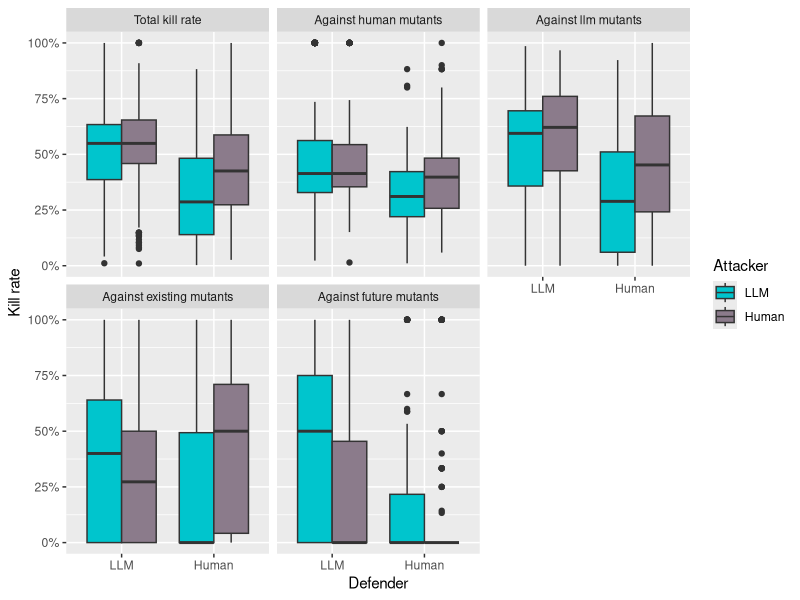
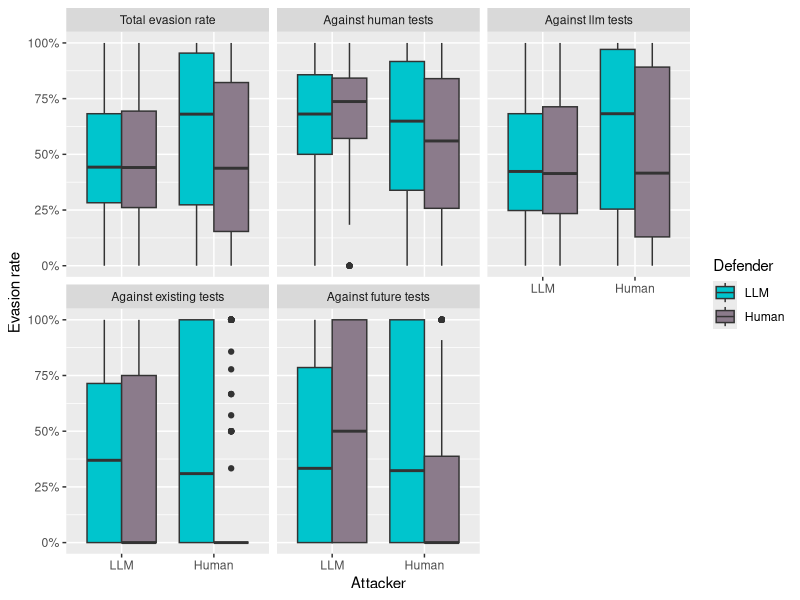
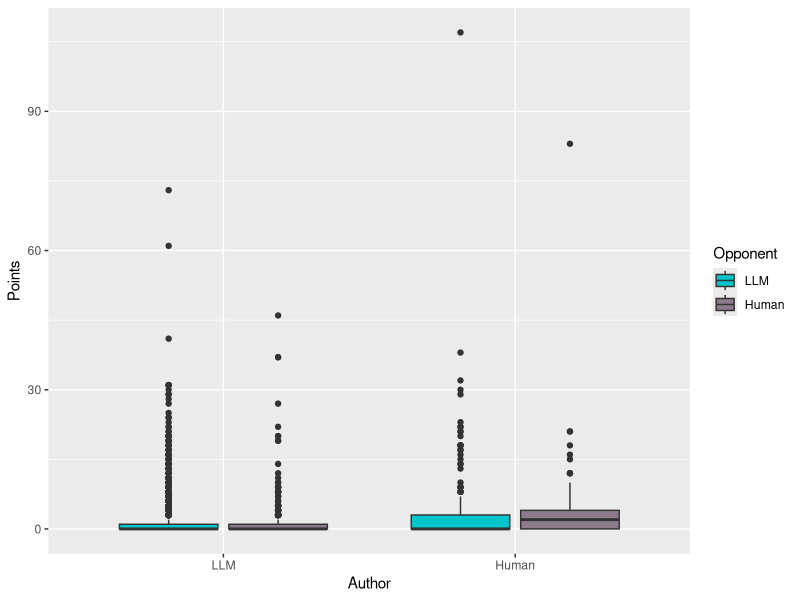
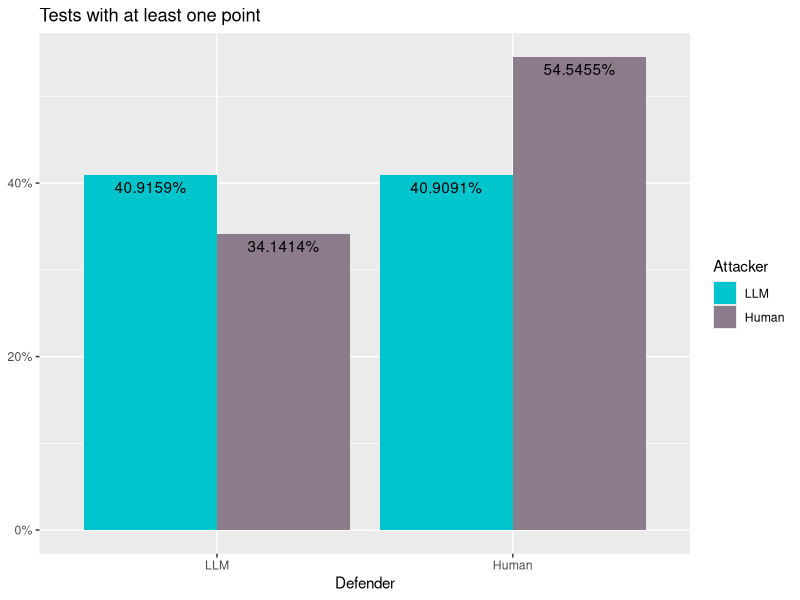
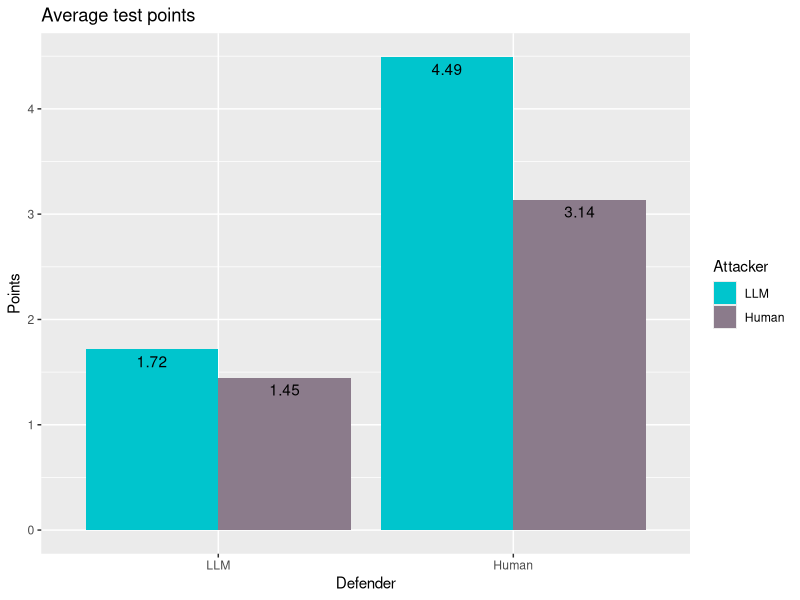
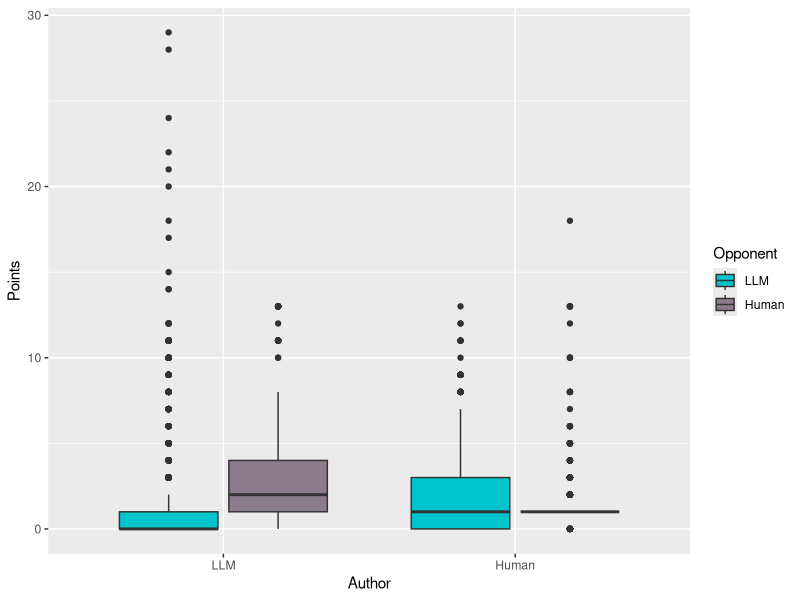
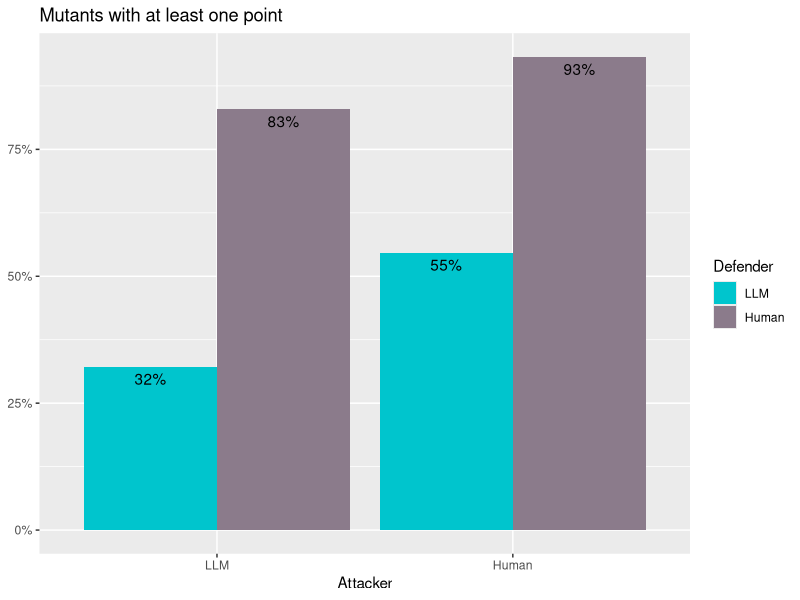
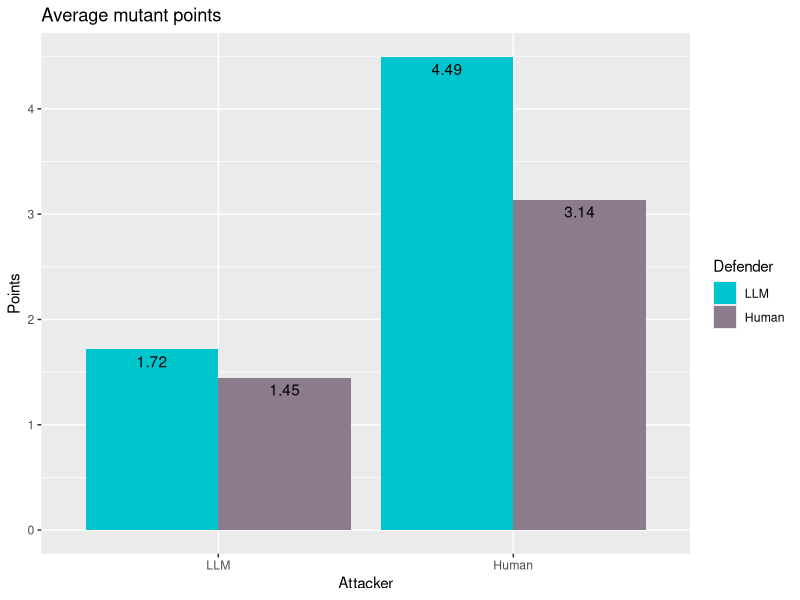

Source code (R) for these figures, in order:
## ---- chunk 1
knitr::opts_chunk$set(echo = F)
## ---- chunk 2
library(ggplot2)
library(dplyr)
library(viridisLite)
library(tidyr)
library(scales)
getwd()
detach.dfs <- function() {
  for (p in search()) {
    if (grepl("tests|mutants", p)) {
      detach(p, character.only = TRUE)
    }
  }
}

colors.opinion <- c("red", "orange", "grey", "cyan", "blue")
colors.actor <- c("turquoise3", "thistle4")
colors.quality <- c("#458B00", "darkgoldenrod3", "#8B1C62", "red4")

interpretation.opponent_opinion_human_or_ai <- as.factor(c(
  "Definitely human",
  "Probably human",
  "Don't know",
  "Probably ai",
  "Definitely ai"
))

levels.degree <- c(
  "Bachelor Informatik", 
  "Bachelor Internet Computing", 
  "Lehramt Informatik",
  "Artificial Intelligence")
levels.cut <- c(
  "ByteVector",
  "CharRange"
)

common_variables <- function(.data) {
  mutate(
    .data,
    llm_or_human = factor(llm_or_human, levels = c("LLM", "Human")),
    opponent_llm_or_human = factor(opponent_llm_or_human, levels = c("LLM", "Human")),
    cut = factor(cut, levels = levels.cut),
    author_degree = factor(author_degree, levels = levels.degree),
    opponent_degree = factor(opponent_degree, levels = levels.degree),
    experiment_round = factor(experiment_round),
    author_opinion_judged_programming_skill = factor(author_opinion_judged_programming_skill),
    author_opinion_judged_original = factor(author_opinion_judged_original),
    author_opinion_challenged = factor(author_opinion_challenged),
    author_opinion_fun = factor(author_opinion_fun),
    author_opinion_human_or_ai = factor(author_opinion_human_or_ai),
    opponent_opinion_judged_programming_skill = factor(opponent_opinion_judged_programming_skill),
    opponent_opinion_judged_original = factor(opponent_opinion_judged_original),
    opponent_opinion_challenged = factor(opponent_opinion_challenged),
    opponent_opinion_fun = factor(opponent_opinion_fun),
    opponent_opinion_human_or_ai = factor(opponent_opinion_human_or_ai),
  )
}
## ---- chunk 3
tests <- read.csv("test_data.csv") |>
  common_variables() |>
  mutate(
    is_equivalence_test = is_equivalence_test == "YES",
    kill_rate = (human_mutants_killed + llm_mutants_killed) / (human_mutants_killed + human_mutants_ignored + llm_mutants_killed + llm_mutants_ignored) |>
      replace_na(0),
    human_kill_rate = (human_mutants_killed / (human_mutants_killed + human_mutants_ignored)) |>
      replace_na(0),
    llm_kill_rate = (llm_mutants_killed / (llm_mutants_killed + llm_mutants_ignored)) |>
      replace_na(0),
    existing_kill_rate = (existing_mutants_killed / (existing_mutants_killed + existing_mutants_ignored)) |>
      replace_na(0),
    future_kill_rate = (future_mutants_killed / (future_mutants_killed + future_mutants_ignored)) |>
      replace_na(0),
  )

mutants <- read.csv("mutant_data.csv") |>
  common_variables() |>
  mutate(
    stillborn = stillborn == "YES",
    survived = survived == "YES",
    declared_equivalent = declared_equivalent == "YES",
    has_been_killed = human_tests_killed_by + llm_tests_killed_by > 0,
    
    evasion_rate = (human_tests_survived + llm_tests_survived) / (human_tests_survived + human_tests_killed_by + llm_tests_survived + llm_tests_killed_by) |>
      replace_na(0),
    human_evasion_rate = (human_tests_survived / (human_tests_survived + human_tests_killed_by)) |>
      replace_na(0),
    llm_evasion_rate = (llm_tests_survived / (llm_tests_survived + llm_tests_killed_by)) |>
      replace_na(0),
    existing_evasion_rate = (existing_tests_survived / (existing_tests_survived + existing_tests_killed_by)) |>
      replace_na(0),
    future_evasion_rate = (future_tests_survived / (future_tests_survived + future_tests_killed_by)) |>
      replace_na(0),
  )
  
number_of_test_games <- tests[!tests$is_equivalence_test,] |>
  group_by(
    llm_or_human,
  ) |>
  summarise(
    n = n_distinct(game_id)
  )
number_of_mutant_games <- mutants |>
  group_by(
    llm_or_human,
  ) |>
  summarise(
    n = n_distinct(game_id)
  )

deftests <- tests |> filter(!is_equivalence_test)
## ---- chunk 4

deftests |>
  pivot_longer(
    cols = c(kill_rate, llm_kill_rate, human_kill_rate, existing_kill_rate, future_kill_rate),
    names_to = "kill_rate_type",
    values_to = "kill_rate_value"
  ) |>
  mutate(kill_rate_type = factor(kill_rate_type, 
                                 levels = c(
                                   "kill_rate", 
                                   "human_kill_rate", 
                                   "llm_kill_rate", 
                                   "existing_kill_rate",
                                   "future_kill_rate"),
                                 labels = c(
                                   "Total kill rate",
                                   "Against human mutants",
                                   "Against llm mutants",
                                   "Against existing mutants",
                                   "Against future mutants"
                                 ))) |>
  ggplot(aes(x = llm_or_human, y = kill_rate_value, fill = opponent_llm_or_human)) + 
    geom_boxplot(position = "dodge") + 
    xlab("Defender") +
    scale_y_continuous(name = "Kill rate", labels = percent) + 
    scale_fill_manual(name = "Attacker", values = colors.actor) +
    facet_wrap( ~ kill_rate_type)
## ---- chunk 5
mutants |>
  pivot_longer(
    cols = c(evasion_rate, llm_evasion_rate, human_evasion_rate, existing_evasion_rate, future_evasion_rate),
    names_to = "evasion_rate_type",
    values_to = "evasion_rate_value"
  ) |>
  mutate(evasion_rate_type = factor(evasion_rate_type, 
                                 levels = c(
                                   "evasion_rate", 
                                   "human_evasion_rate", 
                                   "llm_evasion_rate", 
                                   "existing_evasion_rate",
                                   "future_evasion_rate"),
                                 labels = c(
                                   "Total evasion rate",
                                   "Against human tests",
                                   "Against llm tests",
                                   "Against existing tests",
                                   "Against future tests"
                                 ))) |>
  ggplot(aes(x = llm_or_human, y = evasion_rate_value, fill = opponent_llm_or_human)) + 
    geom_boxplot(position = "dodge") + 
    xlab("Attacker") +
    scale_y_continuous(name = "Evasion rate", labels = percent) + 
    scale_fill_manual(name = "Defender", values = colors.actor) +
    facet_wrap( ~ evasion_rate_type)
## ---- chunk 6
point_boxplot <- function(.data, author = "Author", opponent = "Opponent") {
  .data |>
    ggplot(aes(x = llm_or_human, y = points, fill = opponent_llm_or_human)) + 
    geom_boxplot() +
    scale_fill_manual(values = colors.actor, name = opponent) +
    xlab(author) +
    ylab("Points")
}

deftests |>
  point_boxplot()
## ---- chunk 7
deftests |>
  mutate(has_points = points > 0) |>
  group_by(llm_or_human, opponent_llm_or_human) |>
  summarise(has_points = mean(has_points)) |>
  ggplot(aes(y = has_points, x = llm_or_human, fill = opponent_llm_or_human)) +
  geom_col(position = "dodge") +
  geom_text(aes(label = percent(after_stat(y))), vjust = 1.5, position = position_dodge(0.9)) +
  scale_fill_manual(values = colors.actor, name = "Attacker") +
  scale_y_continuous(labels = percent, name = NULL)+ 
  xlab("Defender") +
  ggtitle("Tests with at least one point")
## ---- chunk 8
deftests |>
  group_by(llm_or_human, opponent_llm_or_human) |>
  summarise(mean_points = mean(points)) |>
  ggplot(aes(x = llm_or_human, y = mean_points, fill = opponent_llm_or_human)) +
  geom_col(position = "dodge") +
  geom_text(
    aes(label = mean_points |> round(2)), 
    position = position_dodge(0.9),
    vjust = 1.5
    ) +
  xlab("Defender") +
  ylab("Points") +
  ggtitle("Average test points") + 
  scale_fill_manual(name = "Attacker", values = colors.actor)
## ---- chunk 9
mutants |>
  point_boxplot()
## ---- chunk 10
mutants |>
  mutate(has_points = points > 0) |>
  group_by(llm_or_human, opponent_llm_or_human) |>
  summarise(has_points = mean(has_points)) |>
  ggplot(aes(y = has_points, x = llm_or_human, fill = opponent_llm_or_human)) +
  geom_col(position = "dodge") +
  geom_text(aes(label = percent(after_stat(y))), vjust = 1.5, position = position_dodge(0.9)) +
  scale_fill_manual(values = colors.actor, name = "Defender") +
  scale_y_continuous(labels = percent, name = NULL)+ 
  xlab("Attacker") +
  ggtitle("Mutants with at least one point")
## ---- chunk 11
deftests |>
  group_by(llm_or_human, opponent_llm_or_human) |>
  summarise(mean_points = mean(points)) |>
  ggplot(aes(x = llm_or_human, y = mean_points, fill = opponent_llm_or_human)) +
  geom_col(position = "dodge") +
  geom_text(
    aes(label = mean_points |> round(2)), 
    position = position_dodge(0.9),
    vjust = 1.5
    ) +
  xlab("Attacker") +
  ylab("Points") +
  ggtitle("Average mutant points") + 
  scale_fill_manual(name = "Defender", values = colors.actor)
## ---- chunk 12
deftests |> 
  mutate(
    point_ntil = ntile(points, n = 10)
  ) |>
  group_by(point_ntil) |>
  ggplot(aes(y = kill_rate, x = factor(point_ntil), fill = llm_or_human)) +
    geom_boxplot() +
    scale_fill_manual(values = colors.actor, name = "Defender") + 
    ggtitle("Kill rates vs Points for tests") +
    xlab("Point deciles") + 
    ylab("Total kill rate") +
    scale_y_continuous(labels = percent)

## ---- chunk 13
mutants |> 
  filter(!(!has_been_killed &declared_equivalent)) |>
  mutate(
    point_ntil = ntile(points, n = 10)
  ) |>
  group_by(point_ntil) |>
  ggplot(aes(y = evasion_rate, x = factor(point_ntil), fill = llm_or_human)) +
    geom_boxplot() +
    scale_fill_manual(values = colors.actor, name = "Attacker") + 
    ggtitle("Evasion rates vs Points for mutants") +
    xlab("Point deciles") + 
    ylab("Total evasion rate") +
    scale_y_continuous(labels = percent)
## ---- chunk 14
ggplot(mutants, aes(x = points, y = evasion_rate)) +
  geom_point() + 
  geom_smooth(formula = y ~x, method = loess) +
  scale_y_continuous(limits = c(0,1), labels = percent, name = "Global evasion rate") + 
  xlab("Points")
## ---- chunk 15
timelineplot <- function(.data) {
  .data |>
  mutate(seconds_since_gamestart = floor(seconds_since_gamestart / 60)) |>
    rename(`Minutes since gamestart` = seconds_since_gamestart) |>
    mutate(
      part = as.numeric(ifelse(llm_or_human == "LLM",
                    1 / number_of_test_games[number_of_test_games$llm_or_human == "LLM","n"],
                    1 / number_of_test_games[number_of_test_games$llm_or_human == "Human","n"]
                    ))
    ) |>
    group_by(`Minutes since gamestart`, llm_or_human) |>
    summarise(
      part = sum(part)
    ) |>
  ggplot(aes(x = `Minutes since gamestart`, y = part, colour = llm_or_human)) +
    geom_line()
}

deftests |>
  timelineplot() +
  ylab("Test submissions per game and minute") +
  scale_colour_manual(values = colors.actor, name = "Defender")
## ---- chunk 16
mutants |>
  timelineplot() +
  ylab("Mutant submissions per game and minute") +
  scale_colour_manual(values = colors.actor, name = "Attacker")
## ---- chunk 17
deftests|>
  filter(llm_or_human == "LLM") |>
  mutate(number_of_messages = ifelse(is.na(number_of_messages), 0, number_of_messages)) |>
  mutate(number_of_messages = factor(number_of_messages,
                                     levels = c(0, 1,2,3,4),
                                     labels = c("Suite", "1", "2", "3", "4"))) |>
  mutate(seconds_since_gamestart = seconds_since_gamestart / 60) |>
  rename(`Minutes since gamestart` = seconds_since_gamestart) |>
  group_by(number_of_messages) |>
  ggplot(aes(x = `Minutes since gamestart`, colour = number_of_messages)) +
    geom_freqpoly(binwidth = 1) + 
    ylab("Tests per minute") +
    scale_colour_manual(name = "Number of messages", values = c("black", colors.quality))
  
## ---- chunk 18
mutants|>
  filter(llm_or_human == "LLM") |>
  mutate(number_of_messages = factor(number_of_messages,
                                     levels = c(0, 1,2,3,4),
                                     labels = c("Suite", "1", "2", "3", "4"))) |>
  mutate(seconds_since_gamestart = seconds_since_gamestart / 60) |>
  rename(`Minutes since gamestart` = seconds_since_gamestart) |>
  group_by(number_of_messages) |>
  ggplot(aes(x = `Minutes since gamestart`, colour = number_of_messages)) +
    geom_freqpoly(binwidth = 1) + 
    ylab("Mutants per minute") +
    scale_colour_manual(name = "Number of messages", values = c(colors.quality))
## ---- chunk 19
deftests |>
  filter(opponent_llm_or_human == "Human") |>
  group_by(game_id, author_nickname, opponent_opinion_human_or_ai, llm_or_human) |>
  mutate(opponent_opinion_human_or_ai = factor(opponent_opinion_human_or_ai, levels = 1:5, labels = interpretation.opponent_opinion_human_or_ai)) |>
  summarise(n = n()) |>
  ggplot(aes(x = llm_or_human, y = n, fill = opponent_opinion_human_or_ai)) + 
    geom_col(position = "fill", name = "Proportion") +
    scale_fill_manual(name = "Attacker's guess", values = colors.opinion) +
    xlab("Defender") +
    ylab("Proportion") +
    ggtitle("Defender Turing test") + 
    scale_y_continuous(labels = percent)

## ---- chunk 20
mutants |>
  filter(opponent_llm_or_human == "Human") |>
  group_by(game_id, author_nickname, opponent_opinion_human_or_ai, llm_or_human) |>
  mutate(opponent_opinion_human_or_ai = factor(opponent_opinion_human_or_ai, levels = 1:5, labels = interpretation.opponent_opinion_human_or_ai)) |>
  summarise(n = n()) |>
  ggplot(aes(x = llm_or_human, y = n, fill = opponent_opinion_human_or_ai)) + 
    geom_col(position = "fill", name = "Proportion") +
    scale_fill_manual(name = "Defender's guess", values = colors.opinion) +
    scale_y_continuous(labels = percent) +
    xlab("Attacker") +
    ylab("Proportion") + 
    ggtitle("Attacker Turing test")
## ---- chunk 21
mutants |>
  group_by(llm_or_human, opponent_llm_or_human) |>
  summarise(
    stillborn = mean(stillborn)
  ) |>
  ggplot(aes(x = llm_or_human, y = stillborn, fill = opponent_llm_or_human)) +
    geom_col(position = "dodge") +
    geom_text(
      aes(label = percent(stillborn)), 
      position = position_dodge(0.9),
      vjust = 1.5,
    ) +
    scale_fill_manual(name = "Defender", values = colors.actor) + 
    xlab("Attacker") + 
    ylab("Percentage") + 
    ggtitle("Percentages of stillborn mutants") +
    scale_y_continuous(labels = percent)

## ---- chunk 22
ggplot(data = mutants, aes(x = stillborn, y = evasion_rate, fill = llm_or_human)) +
  geom_boxplot(position = "dodge") +
  scale_fill_manual(name = "Attacker", values = colors.actor) +
  scale_y_continuous(labels = percent, name = "Evasion rate") +
  scale_x_discrete(labels = c("Not stillborn", "Stillborn"),) +
  xlab(NULL) +
  ggtitle("Total evasion rates of stillborn and not-stillborn mutants")
## ---- chunk 23

mutants |>
  group_by(
    llm_or_human,
    declared_equivalent,
    opponent_llm_or_human
  ) |>
  summarise(
    not_killed = mean(!has_been_killed)
  ) |>
  mutate(
    opponent_llm_or_human = paste(opponent_llm_or_human, "Defender")
  ) |>
  ggplot(
    aes(x = declared_equivalent, y = not_killed, fill = llm_or_human)
    ) +
    geom_col(position = "dodge") +
    geom_text(aes(
      label = percent(not_killed),
      vjust = -0.4
      ), position = position_dodge(0.9)) +
    facet_wrap( ~ opponent_llm_or_human,) + 
    scale_y_continuous(labels = percent, name = "Equivalent mutants") + 
    scale_x_discrete(labels = c("Not declared\n equivalent", "Declared equivalent")) +
    scale_fill_manual(name = "Attacker", values = colors.actor) +
    xlab(NULL)

  
## ---- chunk 24
mutants |>
  group_by(
    llm_or_human,
    opponent_llm_or_human,
    has_been_killed
  ) |>
  summarise(
    declared_equivalent = mean(declared_equivalent)
  ) |>
  mutate(
    opponent_llm_or_human = paste(opponent_llm_or_human, "Defender")
  ) |>
  ggplot(
    aes(x = has_been_killed, y = declared_equivalent, fill = llm_or_human)
    ) +
    geom_col(position = "dodge") +
    geom_text(aes(
      label = percent(declared_equivalent),
      vjust = -0.4
      ), position = position_dodge(0.9)) +
    facet_wrap( ~ opponent_llm_or_human,) + 
    scale_y_continuous(labels = percent, name = "Mutants declared as equivalent") + 
    scale_x_discrete(labels = c("Equivalent", "Not equivalent")) +
    scale_fill_manual(name = "Attacker", values = colors.actor) +
    ggtitle("Equivalent mutants") + 
    xlab(NULL)
## ---- chunk 25
mutants |>
  group_by(llm_or_human, opponent_llm_or_human) |>
  summarise(`Survival rate` = mean(survived)) |>
  ggplot(aes(y = `Survival rate`, x = llm_or_human, fill = opponent_llm_or_human)) +
  scale_fill_manual(values = colors.actor, name = "Defender") +
  xlab("Attacker") + 
  scale_y_continuous(name = "Survival rate", labels = percent) +
  geom_col(position = "dodge") + 
  geom_text(aes(label = percent(`Survival rate`)), vjust = -0.2, position = position_dodge(0.9)) + 
  ggtitle("Mutant survival rates")
## ---- chunk 26
mutants |>
  filter(!stillborn) |>
  group_by(llm_or_human, opponent_llm_or_human) |>
  summarise(`Survival rate` = mean(survived)) |>
  ggplot(aes(y = `Survival rate`, x = llm_or_human, fill = opponent_llm_or_human)) +
  scale_fill_manual(values = colors.actor, name = "Defender") +
  xlab("Attacker") + 
  scale_y_continuous(name = "Survival rate", labels = percent) +
  geom_col(position = "dodge") + 
  geom_text(aes(label = percent(`Survival rate`)), vjust = -0.2, position = position_dodge(0.9)) +
  ggtitle("Mutant survival rates (excluding stillborn mutants)")
## ---- chunk 27
deftests |>
  ggplot(aes(x = llm_or_human, y = number_lines_covered, fill = opponent_llm_or_human)) +
  geom_boxplot() +
  scale_fill_manual(values = colors.actor, name = "Attacker") +
  facet_wrap( ~ cut) +
  xlab("Defender") + 
  ylab("Covered lines") + 
  ggtitle("Test coverage")
## ---- chunk 28
mutants |>
  ggplot(aes(x = llm_or_human, y = number_mutated_lines, fill = opponent_llm_or_human)) +
  geom_boxplot() +
  scale_fill_manual(values = colors.actor, name = "Defender") +
  xlab("Attacker") + 
  ylab("Mutated lines") + 
  ggtitle("Mutated lines") + 
  stat_summary(
    fun = median,
    geom = "text",
    aes(label = after_stat(y)),
    vjust = -0.5,
    position = position_dodge(1)
  ) +
  facet_wrap( ~ cut)
## ---- chunk 29
defender_games <- deftests |>
  group_by(
    game_id, 
    author_nickname, 
    across(starts_with("author_")), 
    across(starts_with("opponent_")),
    llm_or_human,
    cut,
    experiment_round
    ) |>
  summarise(
    points = sum(points)
  )

attacker_games <- mutants |>
  group_by(
    game_id, 
    author_nickname, 
    across(starts_with("author_")), 
    across(starts_with("opponent_")),
    llm_or_human,
    cut,
    experiment_round
    ) |>
  summarise(
    points = sum(points)
  )
## ---- chunk 30
defender_games |>
  ggplot(aes(y = points, x = llm_or_human, fill = opponent_llm_or_human)) +
  geom_boxplot() +
  scale_fill_manual(name = "Attacker", values = colors.actor) +
  ylab("Points") +
  xlab("Defender") +
  ggtitle("Defender games") + 
  facet_wrap( ~ cut)
## ---- chunk 31
attacker_games |>
  ggplot(aes(y = points, x = llm_or_human, fill = opponent_llm_or_human)) +
  geom_boxplot(position = position_dodge(0.9)) +
  scale_fill_manual(name = "Defender", values = colors.actor) +
  ylab("Points") +
  xlab("Attacker") +
  ggtitle("Attacker games") +
  facet_wrap( ~ cut)
## ---- chunk 32
games <- attacker_games |>
  inner_join(defender_games, join_by(game_id, cut, experiment_round), suffix = c(".attacker", ".defender"))|>
  select(!starts_with("opponent"))

games |>
  group_by(llm_or_human.attacker, llm_or_human.defender) |>
  summarise(
    defender_winrate = mean(points.defender > points.attacker)
    ) |>
  ggplot(aes(x = llm_or_human.defender, fill = llm_or_human.attacker, 
             y = defender_winrate, label = percent(defender_winrate))) +
  geom_col(position = "dodge") +
  scale_fill_manual(values = colors.actor, name = "Attacker") + 
  xlab("Defender") +
  ggtitle("Defender winrates") +
  scale_y_continuous(labels = percent, name = "Defender winrate") +
  geom_text(position = position_dodge(0.9), vjust = 1.5)
## ---- chunk 33
games |>
  group_by(llm_or_human.attacker, llm_or_human.defender) |>
  summarise(
    attacker_winrate = mean(points.defender < points.attacker)
    ) |>
  ggplot(aes(x = llm_or_human.attacker, fill = llm_or_human.defender, 
             y = attacker_winrate, label = percent(attacker_winrate))) +
  geom_col(position = "dodge") +
  scale_fill_manual(values = colors.actor, name = "Defender") + 
  xlab("Attacker") +
  ggtitle("Attacker winrates") +
  scale_y_continuous(labels = percent, name = "Attacker winrate") +
  geom_text(position = position_dodge(0.9), vjust = 1.5)
## ---- chunk 34
games |>
  group_by(llm_or_human.attacker, llm_or_human.defender) |>
  mutate(point_ratio = points.defender / ifelse(points.attacker != 0, points.attacker, 1)) |>
  ggplot(aes(x = llm_or_human.defender, fill = llm_or_human.attacker, y = point_ratio)) +
  geom_boxplot() +
  scale_fill_manual(values = colors.actor, name = "Attacker") +
  xlab("Defender") +
  ylab("Defender points / attacker points")
